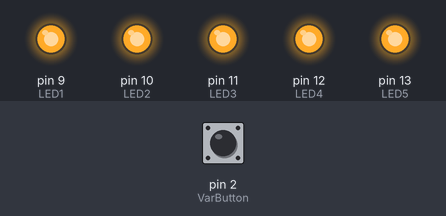
The sketch below on a simulated Arduino Uno, built with avr-gcc and run on an emulated ATmega328P. On the bench: output pins drawn as LEDs (lit = HIGH). Dashed ring = blinking. The inputs (shaded band) are chosen by the test bench; at power-on: pin 2 (VarButton) HIGH. What the sketch prints to the serial monitor is not drawn.

Above: at 1.2 s.
1.3 s: pin 2 (VarButton) pulled LOW for 0.15 s
At 3.1 s:
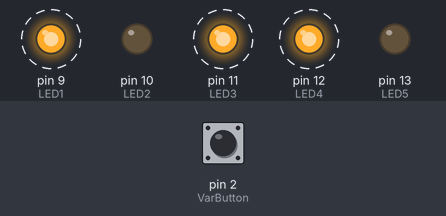
4.4 s: pin 2 (VarButton) pulled LOW for 3.2 s
10.6 s: pin 2 (VarButton) pulled LOW for 1 s
At 11.9 s:
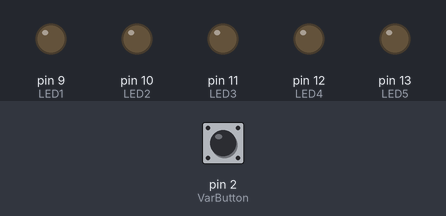
13.1 s: pin 2 (VarButton) pulsed LOW 2 times (0.12 s each, 0.3 s apart)
At 13.9 s:
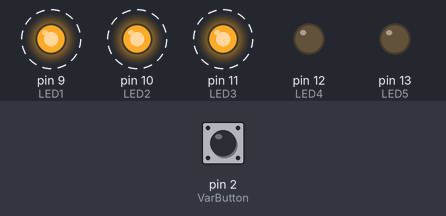
Timing chart, 0 to 19.5 s (numbered marks = the images above; inputs shaded):
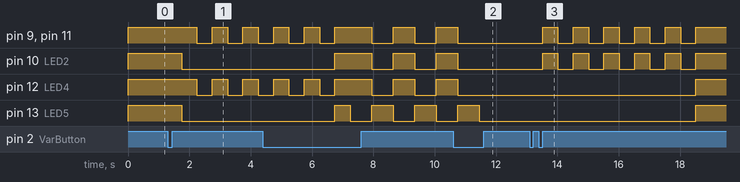

Measured:
- after the input at 1.3 s, pin 9 (LED1), pin 11 (LED3), pin 12 (LED4): alternates HIGH for 0.50 s and LOW for 0.50 s, starting after 0.95 s; pin 10 (LED2), pin 13 (LED5): HIGH → LOW after 0.45 s
- after the input at 10.6 s, pin 9 (LED1), pin 10 (LED2), pin 11 (LED3), pin 12 (LED4): goes on until 10.8 s, then stays LOW; pin 13 (LED5): goes on until 11.5 s, then stays LOW
- after the input at 13.1 s, pin 9 (LED1), pin 10 (LED2), pin 11 (LED3): alternates HIGH for 0.50 s and LOW for 0.50 s, starting after 0.42 s; pin 12 (LED4), pin 13 (LED5): LOW → HIGH after 5.4 s

The sketch:

BikeTurner.ino
```cpp
//Source: Arduino documentation.
//Source: https://www.youtube.com/watch?v=p7O1H-bzuhY
//Source: Documentation provided in class
//Source: http://forum.arduino.cc/index.php?topic=14479.0
//Source: http://etextilelounge.com/arduino-breadboard-blink-5-leds-in-sequence/

// There are 4 modes, click, double click, hold, long hold.

int VarButton = 2;        // Input pin of pulldown button
int LED1 = 9;          // digital output pin for LED 1
int LED2 = 10;          // digital output pin for LED 2
int LED3 = 11;          // digital output pin for LED 3
int LED4 = 12;          // digital output pin for LED 4
int LED5 = 13;          // digital output pin for LED 5

int DoubleClickGap = 300;   // Time the user has to double click
int HoldGap = 500;        //Time the user holds the button before it triggers hold
int debounce = 20;          // Debounce because button in the midst of a press may change states quickly

boolean CurrentButtonState = HIGH;   //The button's current state
boolean LastButtonState = HIGH;  // The button's last state
boolean WaitingForDoubleClick = false;  // whether we're waiting for a double click (down)
boolean DoubleClickWhenReleased = false;     // Should the next release mean a double click
boolean singleOK = true;    // whether it's OK to do a single click
long downTime = -1;         // time the button was pressed down
long upTime = -1;           // time the button was released
boolean ignoreUp = false;   // whether to ignore the button release because the click+hold was triggered
boolean waitForUp = false;        // when held, whether to wait for the up event
boolean holdEventPast = false;    // whether or not the hold event happened already

void setup() {

   pinMode(VarButton, INPUT); //Set button's pin to input
   pinMode(LED1, OUTPUT); // Set each of the LED pins to output.
   pinMode(LED2, OUTPUT);
   pinMode(LED3, OUTPUT);
   pinMode(LED4, OUTPUT);
   pinMode(LED5, OUTPUT);
   digitalWrite(LED1, HIGH); //Turn all the LEDs on
   digitalWrite(LED2, HIGH);
   digitalWrite(LED3, HIGH);
   digitalWrite(LED4, HIGH);
   digitalWrite(LED5, HIGH);
   Serial.begin(9600); //Open serial communications for debug
}

void loop() {
   //Call function checkButton() which returns an integer between 1-4
   //Which corresponds to the different button presses.
   int b = checkButton();
   //if b is one, it's a single click so flash right arrow LEDs
   if (b == 1){
    Serial.print("clicked");
        digitalWrite(LED1, HIGH); //Turn on LEDs to form arrow
        digitalWrite(LED2, LOW);
        digitalWrite(LED3, HIGH);
        digitalWrite(LED4, HIGH);
        digitalWrite(LED5, LOW);
          for(int i =0; i<5; i++){ //Flash for 5 times
          delay(500);
          digitalWrite(LED1, LOW);
          digitalWrite(LED3, LOW);
          digitalWrite(LED4, LOW);
          delay(500);
          digitalWrite(LED1, HIGH);
          digitalWrite(LED3, HIGH);
          digitalWrite(LED4, HIGH);
          }
        digitalWrite(LED1, HIGH); //Turn all LEDs on so that the bike light returns to original state
        digitalWrite(LED2, HIGH);
        digitalWrite(LED3, HIGH);
        digitalWrite(LED4, HIGH);
        digitalWrite(LED5, HIGH);
    }
       //if b is two, it's a double click so flash left LEDs to form arrow.
   if (b == 2){
    Serial.print("double clicked");
        digitalWrite(LED1, HIGH);//Turn on LEDs to form arrow
        digitalWrite(LED2, HIGH);
        digitalWrite(LED3, HIGH);
        digitalWrite(LED4, LOW);
        digitalWrite(LED5, LOW);
          for(int i =0; i<5; i++){
          delay(500);
          digitalWrite(LED1, LOW);//Flash for 5 times
          digitalWrite(LED2, LOW);
          digitalWrite(LED3, LOW);
          delay(500);
          digitalWrite(LED1, HIGH);
          digitalWrite(LED2, HIGH);
          digitalWrite(LED3, HIGH);
          }
        digitalWrite(LED1, HIGH);//Turn all LEDs on so that the bike light returns to original state
        digitalWrite(LED2, HIGH);
        digitalWrite(LED3, HIGH);
        digitalWrite(LED4, HIGH);
        digitalWrite(LED5, HIGH);
   }
   //if b is three, the user held so flash LEDs to form square.
   if (b == 3){
        Serial.print("hold");//Turn on LEDs to form arrow
        digitalWrite(LED1, HIGH);
        digitalWrite(LED2, HIGH);
        digitalWrite(LED3, HIGH);
        digitalWrite(LED4, HIGH);
        digitalWrite(LED5, LOW);
          for(int i =0; i<5; i++){//Flash for 5 times
          delay(700);
          digitalWrite(LED1, LOW);
          digitalWrite(LED2, LOW);
          digitalWrite(LED3, LOW);
          digitalWrite(LED4, LOW);
          digitalWrite(LED5, HIGH);
          delay(700);
          digitalWrite(LED1, HIGH);
          digitalWrite(LED2, HIGH);
          digitalWrite(LED3, HIGH);
          digitalWrite(LED4, HIGH);
          digitalWrite(LED5, LOW);
          CurrentButtonState = digitalRead(VarButton); //Here check the current button state again
          if(CurrentButtonState == LOW){ //If the button is still held, it's a long hold
            Serial.print(CurrentButtonState);
          digitalWrite(LED1, LOW);
          digitalWrite(LED2, LOW); //Turn off the lights as the user turns off the bike light
          digitalWrite(LED3, LOW);
          digitalWrite(LED4, LOW);
          digitalWrite(LED4, LOW);
          break;
          }
          }
          if(CurrentButtonState == HIGH){
          digitalWrite(LED1, HIGH); //Turn all LEDs on so that the bike light returns to original state
          digitalWrite(LED2, HIGH);
          digitalWrite(LED3, HIGH);
          digitalWrite(LED4, HIGH);
          digitalWrite(LED5, HIGH);
          }
   }
}


int checkButton() {     //Function check button to check button states
   int event = 0; //Define variable to record event
   CurrentButtonState = digitalRead(VarButton); //Read the current state of the button
   // Button pressed down
   if (CurrentButtonState == LOW && LastButtonState == HIGH && (millis() - upTime) > debounce)
   {
    //Record here the conditions when the button is pressed down
       downTime = millis(); //Time when this happened
       ignoreUp = false; //E.g Dont need to ignore the up press
       waitForUp = false; //E.d Isnt currently waiting for the up state
       singleOK = true;
       holdEventPast = false; //Make sure that the hold event has not already been activated
       if ((millis()-upTime) < DoubleClickGap && DoubleClickWhenReleased == false && WaitingForDoubleClick == true)  DoubleClickWhenReleased = true;
       else  DoubleClickWhenReleased = false; //Check if we are within the conditions for a double click and if we are, set double click when we release
       WaitingForDoubleClick = false; //If we are not, this single click begins the wait for the next click
   }
   // Button released
   else if (CurrentButtonState == HIGH && LastButtonState == LOW && (millis() - downTime) > debounce) //Condition for up state
   {
       if (not ignoreUp) //If we are not ignoring the up press
       {
           upTime = millis(); //Time when this happened
           if (DoubleClickWhenReleased == false) WaitingForDoubleClick = true; //If we are waiting for double click and it happened.
           else
           {
               event = 2; //Set event to 2, ready to return to the function
               DoubleClickWhenReleased = false; //Reset state counters back to 0
               WaitingForDoubleClick = false;
               singleOK = false;
           }
       }
   }
   // If the gap has already expired,It's a single click
   if ( CurrentButtonState == HIGH && (millis()-upTime) >= DoubleClickGap && WaitingForDoubleClick == true && DoubleClickWhenReleased == false && singleOK == true && event != 2)
   {
       event = 1; //Return single click
       WaitingForDoubleClick = false; //Not currently waiting for a double click
   }
   // If the time since down has been longer than the time we wait to consider the press a 'hold'
   if (CurrentButtonState == LOW && (millis() - downTime) >= HoldGap) {
       // Trigger the hold event
       if (not holdEventPast) //If hold event has not been activated
       {
           event = 3; //Set even to 3 to be ready to be returned
           waitForUp = true; //Reset all the variables for other clicks
           ignoreUp = true;
           DoubleClickWhenReleased = false;
           WaitingForDoubleClick = false;
           //downTime = millis();
           holdEventPast = true; //Hold event has just been activated
       }
   }
   LastButtonState = CurrentButtonState; //Set the value of the variable last button state to the state right now.
   return event; //Return the variable event to the function.
}
```
